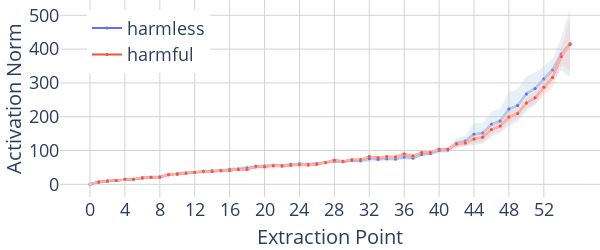

The notebook cell saved with this chart:
### Code cell
import plotly 

num_layers, num_act_modules, num_tokens = similarity_scores.shape

chosen_token = -1
colour_map = {
    "harmless": plotly.colors.qualitative.Plotly[0],
    "harmful": plotly.colors.qualitative.Plotly[1],
    "neutral": plotly.colors.qualitative.Plotly[3],
}
colour_map_light = {
    "harmless": plotly.colors.qualitative.Pastel1[1],
    "harmful": plotly.colors.qualitative.Pastel1[0],
    "neutral": plotly.colors.qualitative.Pastel1[3],
}
colour_map_opaque = {
    "harmless": None,
    "harmful": "rgba(251, 180, 174, 0.3)",
    "harmless": "rgba(179, 205, 227, 0.3)",
}

# layers x resid_modules x tokens x batch x dim
acts = {"harmful": harmful_acts, "harmless": harmless_acts}

categories = ["harmless", "harmful"]
resid_modules = ["pre", "mid"]

x_values = sum([[f"{l}", f"{l}-mid"] for l in range(num_layers)], [])
x_values = [str(i) for i in range(2 * num_layers)]

fig = go.Figure()

for category in categories:
    normed_acts = acts[category].norm(dim=-1)
    mean_normed_acts = normed_acts.mean(dim=-1)

    y_values = mean_normed_acts[..., chosen_token].flatten()

    # mean
    fig.add_trace(
        go.Scatter(
            x=x_values,
            y=y_values,
            name=category,
            mode="lines+markers",
            yaxis="y",
            marker=dict(color=colour_map[category], size=3),
            showlegend=True,
        )
    )
    fig.add_trace(
        go.Scatter(
            x=x_values,
            y=y_values,
            mode="lines+markers",
            yaxis="y",
            marker=dict(color=colour_map_light[category], size=3),
            showlegend=False,
        )
    )

    # variance
    fig.add_trace(
        variance_plot(
            x=x_values,
            y=normed_acts[:, :, chosen_token].reshape(-1, normed_acts.shape[-1]),
            yaxis="y",
            fillcolor=colour_map_opaque[category],
            showlegend=False,
        )
    )

    # dot markers
    fig.add_trace(
        go.Scatter(
            x=x_values[1::],
            y=y_values[1::],
            name=f"{category}",
            mode="markers",
            yaxis="y",
            marker=dict(color=colour_map[category], size=3),
            showlegend=False,
        )
    )
    # for module_idx, module_name in enumerate(resid_modules):
    #     if module_name == "mid":
    #         colour = colour_map[category]
    #     else:
    #         colour = colour_map_light[category]
    #     fig.add_trace(
    #         go.Scatter(
    #             x=x_values[module_idx::2],
    #             y=y_values[module_idx::2],
    #             name=f"{category}-{module_name}",
    #             mode="markers",
    #             yaxis="y",
    #             marker=dict(color=colour, size=3),
    #             showlegend=True,
    #         )
    #     )


fig.update_layout(
    # title=f"Activation norms at each layer for {MODEL_PATH}",
    plot_bgcolor="white",
    grid=dict(rows=1, columns=1),
    xaxis=dict(
        type="category",
        dtick=4,
        title=dict(text="Extraction Point", font=dict(size=20)),
        gridcolor="lightgrey",
        tickfont=dict(size=18),
    ),
    yaxis=dict(
        title=dict(text="Activation Norm", font=dict(size=20)),
        gridcolor="lightgrey",
        zeroline=False,
        tickfont=dict(size=18),
    ),
    hovermode="x unified",
    height=250,
    # width=20 + 12 * len(x_values),
    width=600,
    margin=dict(l=0, r=0, t=0, b=0),
    legend=dict(x=0.05, y=0.95, font=dict(size=18)),
)
fig.show()

### Figure 1 — Plotly figure (JSON) as saved in the notebook; plotly's stock layout.template omitted (floating-point values rounded to 4 significant figures)
{"data": [{"marker": {"color": "#636EFA", "size": 3}, "mode": "lines+markers", "name": "harmless", "showlegend": true, "type": "scatter", "x": ["0", "1", "2", "3", "4", "5", "6", "7", "8", "9", "10", "11", "12", "13", "14", "15", "16", "17", "18", "19", "20", "21", "22", "23", "24", "25", "26", "27", "28", "29", "30", "31", "32", "33", "34", "35", "36", "37", "38", "39", "40", "41", "42", "43", "44", "45", "46", "47", "48", "49", "50", "51", "52", "53", "54", "55"], "y": [0.552, 7.173, 9.833, 11.29, 14.33, 14.76, 18.87, 20.2, 21.02, 29.28, 31.26, 32.39, 34.9, 37.01, 40.23, 41.42, 43.88, 45.62, 48.61, 51.87, 54.22, 56.33, 56.02, 59.07, 60.69, 59.57, 61.34, 64.32, 68.15, 66.84, 70.3, 69.87, 75.45, 74.02, 75.56, 75.07, 80.53, 77.86, 88.12, 90.88, 100.0, 101.8, 121.9, 128.2, 148.2, 151.9, 177.6, 187.5, 222.5, 233.5, 267.3, 283.7, 311.7, 338.1, 385.6, 416.1], "yaxis": "y"}, {"marker": {"color": "rgb(179,205,227)", "size": 3}, "mode": "lines+markers", "showlegend": false, "type": "scatter", "x": ["0", "1", "2", "3", "4", "5", "6", "7", "8", "9", "10", "11", "12", "13", "14", "15", "16", "17", "18", "19", "20", "21", "22", "23", "24", "25", "26", "27", "28", "29", "30", "31", "32", "33", "34", "35", "36", "37", "38", "39", "40", "41", "42", "43", "44", "45", "46", "47", "48", "49", "50", "51", "52", "53", "54", "55"], "y": [0.552, 7.173, 9.833, 11.29, 14.33, 14.76, 18.87, 20.2, 21.02, 29.28, 31.26, 32.39, 34.9, 37.01, 40.23, 41.42, 43.88, 45.62, 48.61, 51.87, 54.22, 56.33, 56.02, 59.07, 60.69, 59.57, 61.34, 64.32, 68.15, 66.84, 70.3, 69.87, 75.45, 74.02, 75.56, 75.07, 80.53, 77.86, 88.12, 90.88, 100.0, 101.8, 121.9, 128.2, 148.2, 151.9, 177.6, 187.5, 222.5, 233.5, 267.3, 283.7, 311.7, 338.1, 385.6, 416.1], "yaxis": "y"}, {"fill": "toself", "fillcolor": "rgba(179, 205, 227, 0.3)", "line": {"color": "rgba(179, 205, 227, 0.3)", "width": 0}, "mode": "lines", "showlegend": false, "type": "scatter", "x": ["0", "1", "2", "3", "4", "5", "6", "7", "8", "9", "10", "11", "12", "13", "14", "15", "16", "17", "18", "19", "20", "21", "22", "23", "24", "25", "26", "27", "28", "29", "30", "31", "32", "33", "34", "35", "36", "37", "38", "39", "40", "41", "42", "43", "44", "45", "46", "47", "48", "49", "50", "51", "52", "53", "54", "55", "55", "54", "53", "52", "51", "50", "49", "48", "47", "46", "45", "44", "43", "42", "41", "40", "39", "38", "37", "36", "35", "34", "33", "32", "31", "30", "29", "28", "27", "26", "25", "24", "23", "22", "21", "20", "19", "18", "17", "16", "15", "14", "13", "12", "11", "10", "9", "8", "7", "6", "5", "4", "3", "2", "1", "0"], "y": [1.047, 7.845, 11.36, 12.6, 15.53, 16.3, 24.23, 25.19, 26.63, 33.91, 36.52, 37.44, 38.36, 41.29, 44.67, 45.44, 51.06, 52.55, 56.79, 58.22, 60.05, 60.74, 61.97, 64.91, 66.14, 65.78, 66.97, 69.35, 73.6, 71.33, 74.35, 74.71, 84.0, 80.69, 81.98, 81.35, 87.49, 84.31, 94.59, 95.49, 108.4, 110.0, 136.1, 143.4, 181.1, 182.2, 214.8, 223.7, 273.2, 281.3, 319.5, 330.8, 349.5, 370.6, 434.9, 516.1, 316.1, 336.3, 305.5, 273.8, 236.6, 215.2, 185.7, 171.9, 151.2, 140.5, 121.5, 115.4, 113.0, 107.7, 93.69, 91.66, 86.26, 81.66, 71.41, 73.57, 68.79, 69.13, 67.35, 66.9, 65.04, 66.25, 62.35, 62.7, 59.29, 55.71, 53.37, 55.24, 53.23, 50.07, 51.93, 48.4, 45.52, 40.42, 38.69, 36.69, 37.39, 35.78, 32.73, 31.44, 27.34, 25.99, 24.64, 15.42, 15.22, 13.51, 13.22, 13.14, 9.979, 8.302, 6.501, 0.05735], "yaxis": "y"}, {"marker": {"color": "#636EFA", "size": 3}, "mode": "markers", "name": "harmless", "showlegend": false, "type": "scatter", "x": ["1", "2", "3", "4", "5", "6", "7", "8", "9", "10", "11", "12", "13", "14", "15", "16", "17", "18", "19", "20", "21", "22", "23", "24", "25", "26", "27", "28", "29", "30", "31", "32", "33", "34", "35", "36", "37", "38", "39", "40", "41", "42", "43", "44", "45", "46", "47", "48", "49", "50", "51", "52", "53", "54", "55"], "y": [7.173, 9.833, 11.29, 14.33, 14.76, 18.87, 20.2, 21.02, 29.28, 31.26, 32.39, 34.9, 37.01, 40.23, 41.42, 43.88, 45.62, 48.61, 51.87, 54.22, 56.33, 56.02, 59.07, 60.69, 59.57, 61.34, 64.32, 68.15, 66.84, 70.3, 69.87, 75.45, 74.02, 75.56, 75.07, 80.53, 77.86, 88.12, 90.88, 100.0, 101.8, 121.9, 128.2, 148.2, 151.9, 177.6, 187.5, 222.5, 233.5, 267.3, 283.7, 311.7, 338.1, 385.6, 416.1], "yaxis": "y"}, {"marker": {"color": "#EF553B", "size": 3}, "mode": "lines+markers", "name": "harmful", "showlegend": true, "type": "scatter", "x": ["0", "1", "2", "3", "4", "5", "6", "7", "8", "9", "10", "11", "12", "13", "14", "15", "16", "17", "18", "19", "20", "21", "22", "23", "24", "25", "26", "27", "28", "29", "30", "31", "32", "33", "34", "35", "36", "37", "38", "39", "40", "41", "42", "43", "44", "45", "46", "47", "48", "49", "50", "51", "52", "53", "54", "55"], "y": [0.552, 7.22, 10.09, 11.52, 14.89, 15.24, 19.39, 20.81, 21.8, 28.3, 30.09, 33.73, 35.54, 39.05, 37.7, 40.25, 40.77, 43.88, 43.99, 53.14, 52.0, 55.01, 54.12, 56.24, 58.12, 57.06, 59.16, 64.41, 71.19, 68.04, 72.56, 72.46, 82.29, 78.43, 81.31, 81.06, 89.89, 83.51, 93.91, 93.92, 104.1, 103.7, 119.1, 122.1, 134.2, 139.6, 161.8, 172.3, 199.3, 209.5, 240.6, 255.8, 287.0, 316.3, 378.0, 413.9], "yaxis": "y"}, {"marker": {"color": "rgb(251,180,174)", "size": 3}, "mode": "lines+markers", "showlegend": false, "type": "scatter", "x": ["0", "1", "2", "3", "4", "5", "6", "7", "8", "9", "10", "11", "12", "13", "14", "15", "16", "17", "18", "19", "20", "21", "22", "23", "24", "25", "26", "27", "28", "29", "30", "31", "32", "33", "34", "35", "36", "37", "38", "39", "40", "41", "42", "43", "44", "45", "46", "47", "48", "49", "50", "51", "52", "53", "54", "55"], "y": [0.552, 7.22, 10.09, 11.52, 14.89, 15.24, 19.39, 20.81, 21.8, 28.3, 30.09, 33.73, 35.54, 39.05, 37.7, 40.25, 40.77, 43.88, 43.99, 53.14, 52.0, 55.01, 54.12, 56.24, 58.12, 57.06, 59.16, 64.41, 71.19, 68.04, 72.56, 72.46, 82.29, 78.43, 81.31, 81.06, 89.89, 83.51, 93.91, 93.92, 104.1, 103.7, 119.1, 122.1, 134.2, 139.6, 161.8, 172.3, 199.3, 209.5, 240.6, 255.8, 287.0, 316.3, 378.0, 413.9], "yaxis": "y"}, {"fill": "toself", "fillcolor": "rgba(251, 180, 174, 0.3)", "line": {"color": "rgba(251, 180, 174, 0.3)", "width": 0}, "mode": "lines", "showlegend": false, "type": "scatter", "x": ["0", "1", "2", "3", "4", "5", "6", "7", "8", "9", "10", "11", "12", "13", "14", "15", "16", "17", "18", "19", "20", "21", "22", "23", "24", "25", "26", "27", "28", "29", "30", "31", "32", "33", "34", "35", "36", "37", "38", "39", "40", "41", "42", "43", "44", "45", "46", "47", "48", "49", "50", "51", "52", "53", "54", "55", "55", "54", "53", "52", "51", "50", "49", "48", "47", "46", "45", "44", "43", "42", "41", "40", "39", "38", "37", "36", "35", "34", "33", "32", "31", "30", "29", "28", "27", "26", "25", "24", "23", "22", "21", "20", "19", "18", "17", "16", "15", "14", "13", "12", "11", "10", "9", "8", "7", "6", "5", "4", "3", "2", "1", "0"], "y": [1.047, 7.892, 11.47, 12.69, 15.85, 16.49, 24.68, 25.8, 27.45, 33.63, 35.84, 39.29, 39.21, 42.68, 42.38, 44.48, 45.52, 49.01, 49.42, 56.93, 58.96, 62.54, 59.41, 61.96, 62.88, 62.06, 64.22, 68.53, 76.96, 71.76, 73.26, 73.67, 84.86, 80.64, 87.48, 87.24, 97.54, 88.29, 97.28, 96.49, 107.7, 107.5, 128.7, 130.9, 147.0, 154.1, 177.5, 186.9, 216.2, 224.1, 256.7, 274.9, 311.3, 348.7, 402.9, 490.7, 337.1, 353.0, 283.9, 262.8, 236.8, 224.5, 194.9, 182.3, 157.8, 146.2, 125.1, 121.4, 113.2, 109.5, 99.86, 100.5, 91.36, 90.54, 78.73, 82.24, 74.87, 75.13, 76.21, 79.71, 71.26, 71.86, 64.32, 65.42, 60.28, 54.1, 52.06, 53.36, 50.51, 48.84, 47.49, 45.05, 49.35, 38.57, 38.75, 36.03, 36.01, 33.02, 35.42, 31.88, 28.16, 24.34, 22.98, 16.15, 15.82, 14.09, 13.98, 13.93, 10.35, 8.705, 6.547, 0.05735], "yaxis": "y"}, {"marker": {"color": "#EF553B", "size": 3}, "mode": "markers", "name": "harmful", "showlegend": false, "type": "scatter", "x": ["1", "2", "3", "4", "5", "6", "7", "8", "9", "10", "11", "12", "13", "14", "15", "16", "17", "18", "19", "20", "21", "22", "23", "24", "25", "26", "27", "28", "29", "30", "31", "32", "33", "34", "35", "36", "37", "38", "39", "40", "41", "42", "43", "44", "45", "46", "47", "48", "49", "50", "51", "52", "53", "54", "55"], "y": [7.22, 10.09, 11.52, 14.89, 15.24, 19.39, 20.81, 21.8, 28.3, 30.09, 33.73, 35.54, 39.05, 37.7, 40.25, 40.77, 43.88, 43.99, 53.14, 52.0, 55.01, 54.12, 56.24, 58.12, 57.06, 59.16, 64.41, 71.19, 68.04, 72.56, 72.46, 82.29, 78.43, 81.31, 81.06, 89.89, 83.51, 93.91, 93.92, 104.1, 103.7, 119.1, 122.1, 134.2, 139.6, 161.8, 172.3, 199.3, 209.5, 240.6, 255.8, 287.0, 316.3, 378.0, 413.9], "yaxis": "y"}], "layout": {"grid": {"columns": 1, "rows": 1}, "height": 250, "hovermode": "x unified", "legend": {"font": {"size": 18}, "x": 0.05, "y": 0.95}, "margin": {"b": 0, "l": 0, "r": 0, "t": 0}, "plot_bgcolor": "white", "width": 600, "xaxis": {"dtick": 4, "gridcolor": "lightgrey", "tickfont": {"size": 18}, "title": {"font": {"size": 20}, "text": "Extraction Point"}, "type": "category"}, "yaxis": {"gridcolor": "lightgrey", "tickfont": {"size": 18}, "title": {"font": {"size": 20}, "text": "Activation Norm"}, "zeroline": false}}}
